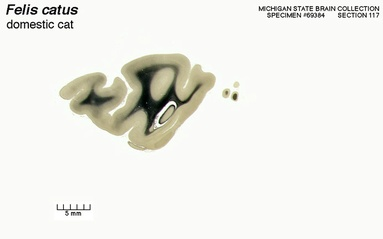
#> input picture exercises/ex1/catsec_m117.jpg, 383 x 239 px, shrunk from 690 x 430 before the run, found by its file name
$ python ex1_isabella_tan.py
#> lines starting #> are read from the running program, lines starting #| are printed output that depends on the picture; after the words box and inside, x2 and y2 are one past the last pixel; in counts of white or black regions, pixels touching at a corner belong together
"""
First image-segmentation exercise
==================================

Goal: open a brain-section image, separate the tissue from the background a
couple of different ways, and look at the results.

By the end you will have:
  1. loaded an image,
  2. segmented it with a threshold you pick by hand,
  3. saved a picture comparing the original and the mask,
  4. drawn the image's histogram,
  5. computed the Otsu threshold automatically and applied it.

Run it from the terminal like this:

    python segmentation_exercise.py

Before running, change IMAGE_PATH below to point at one of your own sections.
"""

# ---------------------------------------------------------------------------
# Imports: these are the toolboxes we borrow code from.
# ---------------------------------------------------------------------------
import os              # helps build output filenames from input filenames
# finds files matching a pattern (put with imports up top)
import glob
import imageio.v3 as iio          # reading image files into arrays
import numpy as np                # working with arrays of numbers (the image)
import matplotlib.pyplot as plt   # making and saving plots
from skimage.filters import threshold_otsu   # the automatic Otsu threshold

# ---------------------------------------------------------------------------
# Settings: the two file paths. Change these to your own files.
# Keeping paths in one place at the top makes them easy to find and edit.
# ---------------------------------------------------------------------------
# <-- put your image filename here
IMAGE_PATH = "exercises/ex1/catsec_m117.jpg"
# where the side-by-side image is saved
COMPARISON_PATH = "comparison.png"
HISTOGRAM_PATH = "histogram.png"           # where the histogram is saved
OTSU_PATH = "otsu_mask.png"                # where the Otsu result is saved


# ===========================================================================
# STEP 1 - Open the image
# ===========================================================================
# imageio reads the file from disk and hands us back a NumPy array: a grid of
# numbers where each number is how bright one pixel is. We pass mode="L" to get
# a single-channel GRAYSCALE image ("L" = luminance). Without it, a colour JPG
# comes back with 3 channels (red, green, blue), which makes thresholding on
# "brightness" ambiguous. Grayscale keeps this first exercise simple.
img = iio.imread(IMAGE_PATH, mode="L")
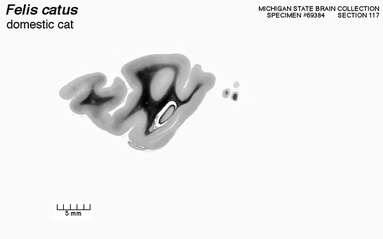
#> img: shape (239, 383); min 0, max 255, mean 237.6

# It is always worth checking what you actually loaded. .shape tells you the
# size (height, width); .dtype tells you the number type; .min()/.max() tell
# you the darkest and brightest pixel values.
print("Image loaded.")
print("  shape (height, width):", img.shape)
#|   shape (height, width): (239, 383)
print("  pixel value type     :", img.dtype)
#|   pixel value type     : uint8
print("  darkest / brightest  :", img.min(), "/", img.max())
#|   darkest / brightest  : 0 / 255


# ===========================================================================
# STEP 2 - Segment with a threshold you choose by hand
# ===========================================================================
# "Segmenting" here just means deciding, for every pixel, whether it is
# foreground or background. The simplest rule: pick a brightness cut-off and
# say every pixel brighter than it is foreground.
#
# img.max() * 0.5 means "halfway between zero and the brightest pixel".
# Try changing 0.5 to 0.3 or 0.7 and re-running to see how the mask changes.
threshold = img.max() * 0.5
#> threshold = 127.5

# The comparison "img > threshold" is applied to EVERY pixel at once (this is
# the magic of NumPy arrays). The result, segmented_mask, is an array of the
# same shape containing True/False: True where the pixel is above the cut-off.
segmented_mask = img > threshold
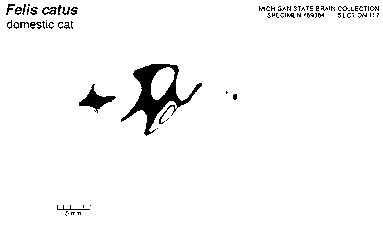
#> segmented_mask: shape (239, 383) bool; 96.8% white; 82 black regions (64 under 20 px), largest, box (x1, y1, x2, y2) and area: (121, 64, 202, 136) 1628, (79, 84, 116, 113) 370, (42, 7, 57, 15) 62

print("\nManual threshold used:", threshold)
#| Manual threshold used: 127.5


# ===========================================================================
# STEP 3 - Plot the image and the mask side by side, and save it
# ===========================================================================
# plt.subplot(rows, cols, n) carves the figure into a grid and selects the
# n-th cell to draw in. Here we make 1 row x 2 columns.
plt.figure(figsize=(8, 4))          # start a new figure, 8x4 inches

plt.subplot(1, 2, 1)                # first cell (left)
# show the original; cmap="gray" = greyscale
plt.imshow(img, cmap="gray")
plt.title("Original")               # a label above the picture
# hide the x/y number axes (not useful here)
plt.axis("off")

plt.subplot(1, 2, 2)                # second cell (right)
plt.imshow(segmented_mask, cmap="gray")
plt.title("Manual threshold mask")
plt.axis("off")

plt.tight_layout()                  # tidy up spacing so titles don't overlap
plt.savefig(COMPARISON_PATH, dpi=150)   # SAVE to a file (do this before show)
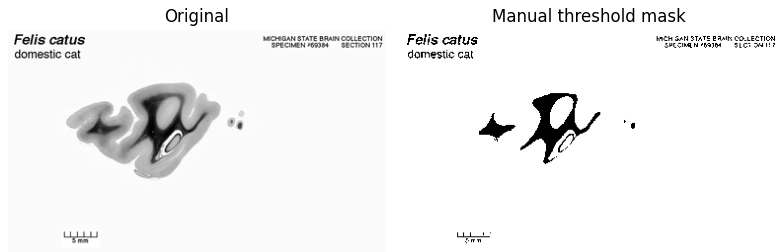
#> figure drawn by matplotlib, 2 panels
plt.close()                         # close the figure to free memory
print("Saved comparison image to:", COMPARISON_PATH)


# ===========================================================================
# STEP 4 - Plot the histogram of the image
# ===========================================================================
# A histogram counts how many pixels fall into each brightness level. It shows
# you the "shape" of the image's brightness. For a brain section on a bright
# background you often see two humps: a tall one for the bright background and
# another for the darker tissue. The threshold's job is to sit in the valley
# between those humps.
#
# .ravel() flattens the 2-D image into one long 1-D list of pixel values,
# which is the form plt.hist expects.
plt.figure(figsize=(6, 4))
plt.hist(img.ravel(), bins=256, color="gray")
plt.title("Pixel brightness histogram")
plt.xlabel("Brightness (0 = black, 255 = white)")
plt.ylabel("Number of pixels")
plt.tight_layout()
plt.savefig(HISTOGRAM_PATH, dpi=150)
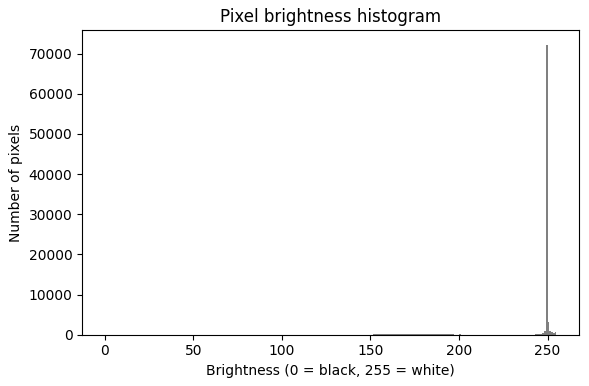
#> figure drawn by matplotlib, 1 panel; tallest bar 72162 high, from x = 249 to 250
plt.close()
print("Saved histogram to:", HISTOGRAM_PATH)


# ===========================================================================
# STEP 5 - Calculate the Otsu threshold automatically and print it
# ===========================================================================
# Choosing the threshold by hand is fiddly. Otsu's method looks at the
# histogram and automatically finds the cut-off that best separates the two
# humps (formally: it minimises the spread within each group). scikit-image
# gives it to us in one line.
otsu_threshold = threshold_otsu(img)
#> otsu_threshold = 193
print("\nOtsu threshold (chosen automatically):", otsu_threshold)
#| Otsu threshold (chosen automatically): 193


# ===========================================================================
# STEP 6 - Apply the Otsu threshold to make a mask and plot it
# ===========================================================================
# Exactly the same idea as Step 2, but using Otsu's value instead of our
# hand-picked one.
otsu_mask = img > otsu_threshold
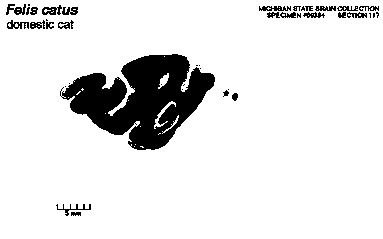
#> otsu_mask: shape (239, 383) bool; 89.4% white; 41 black regions (17 under 20 px), largest, box (x1, y1, x2, y2) and area: (60, 54, 215, 150) 8097, (6, 4, 26, 15) 117, (42, 5, 62, 15) 114

# Draw the original, the manual mask, and the Otsu mask together so you can
# compare how the two thresholds did.
plt.figure(figsize=(12, 4))

plt.subplot(1, 3, 1)
plt.imshow(img, cmap="gray")
plt.title("Original")
plt.axis("off")

plt.subplot(1, 3, 2)
plt.imshow(segmented_mask, cmap="gray")
plt.title(f"Manual (>{threshold:.0f})")
plt.axis("off")

plt.subplot(1, 3, 3)
plt.imshow(otsu_mask, cmap="gray")
plt.title(f"Otsu (>{otsu_threshold:.0f})")
plt.axis("off")

plt.tight_layout()
plt.savefig(OTSU_PATH, dpi=150)
plt.close()
print("Saved Otsu comparison to:", OTSU_PATH)

print("\nSteps 1-6 done! Open the three .png files to see your results.")


# ===========================================================================
# STEP 7 - Process a WHOLE FOLDER of images with a function and a loop
# ===========================================================================
# Right now the script handles ONE image. Real datasets have hundreds. Two ideas
# make that easy:
#   (a) wrap all the work for one image into a FUNCTION you can call repeatedly;
#   (b) use glob to get a LIST of file paths, then LOOP over them.


def segment_one(input_path, output_path):
    """Do the whole pipeline for a SINGLE image: load it, compute the Otsu
    threshold, make a mask, and save a side-by-side figure.

    Parameters
    ----------
    input_path : str   path to the image to read
    output_path : str  path to the .png to write
    """
#> called with input_path = 'catsec_m117.jpg', output_path = 'catsec_m117_segmented.png'
    # --- load (grayscale) ---
    im = iio.imread(input_path, mode="L")

    # --- Otsu threshold + mask ---
    t = threshold_otsu(im)
#> t = 193
    mask = im > t

    # --- save a figure ---
    plt.figure(figsize=(8, 4))
    plt.subplot(1, 2, 1)
    plt.imshow(im, cmap="gray")
    plt.title("Original")
    plt.axis("off")
    plt.subplot(1, 2, 2)
    plt.imshow(mask, cmap="gray")
    plt.title(f"Otsu mask (>{t:.0f})")
    plt.axis("off")
    plt.tight_layout()
    plt.savefig(output_path, dpi=150)
    plt.close()
    print(f"  processed {input_path} -> {output_path}")


# Find every .jpg in the current folder. The "*" means "anything", so "*.jpg"
# matches all files ending in .jpg. Change the pattern/folder to suit your data.
input_files = glob.glob("*.jpg")
print(f"\nFound {len(input_files)} image(s) to process:", input_files)

# Loop over them, building an output name from each input name.
for path in input_files:
    # turn "section.jpg" into "section_segmented.png"
    stem = os.path.splitext(os.path.basename(path))[0]   # "section"
    out = stem + "_segmented.png"
    segment_one(path, out)

print("\nAll images processed!")

$ run again, with exercises/ex2/1591mandrillfiberlg test.jpg copied over exercises/ex1/catsec_m117.jpg
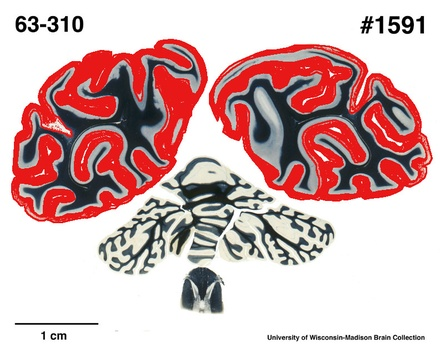
#> input picture exercises/ex2/1591mandrillfiberlg test.jpg, 440 x 352 px, shrunk from 792 x 634 before the run, found by its file name
#|   shape (height, width): (352, 440)
#|   pixel value type     : uint8
#|   darkest / brightest  : 0 / 255
#> threshold = 127.5
#> segmented_mask: shape (352, 440) bool; 70.2% white; 66 black regions (35 under 20 px), largest, box (x1, y1, x2, y2) and area: (11, 39, 208, 223) 19415, (209, 45, 433, 201) 17773, (99, 158, 273, 274) 4188
#| Manual threshold used: 127.5
#> `plt.savefig(HISTOGRAM_PATH, dpi=150)`:
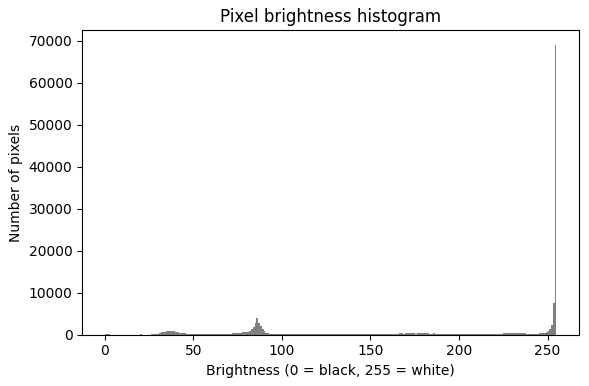
#> figure drawn by matplotlib, 1 panel; tallest bar 68997 high, from x = 254 to 255
#> otsu_threshold = 163
#| Otsu threshold (chosen automatically): 163
#> `otsu_mask = img > otsu_threshold`:
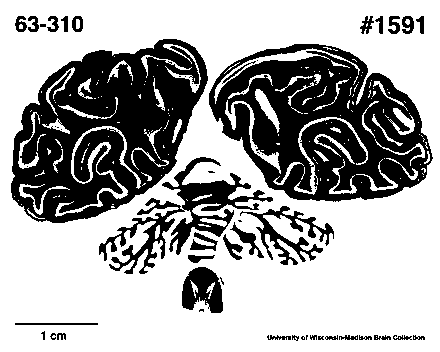
#> otsu_mask: shape (352, 440) bool; 66.2% white; 56 black regions (23 under 20 px), largest, box (x1, y1, x2, y2) and area: (11, 39, 208, 223) 21421, (209, 44, 433, 202) 20596, (99, 157, 273, 274) 4681
